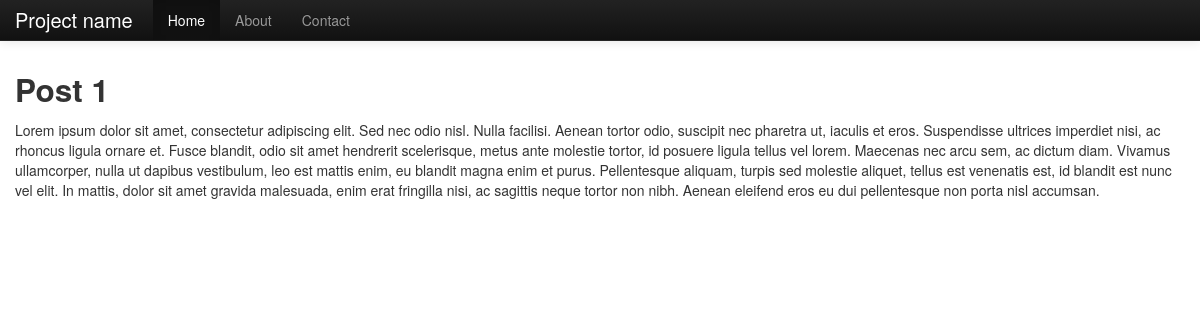
Screenshot of /viewpost.php?postid=1 with the database file from the repository.
### tables this page shows
CREATE TABLE IF NOT EXISTS `posts` (
  `post_id` int(11) NOT NULL AUTO_INCREMENT,
  `post_title` varchar(255) NOT NULL,
  `post_content` text NOT NULL,
  PRIMARY KEY (`post_id`)
);

### viewpost.php (the view)
<?php
include("template-top.php");
$postid = $_GET['postid'];
$sql = "SELECT * FROM posts WHERE post_id = $postid";
$result = mysql_query($sql);
$post = mysql_fetch_array($result);
$title = $post['post_title'];
$content = $post['post_content'];
echo "<h2>$title</h2>";
echo $content;
include("template-bottom.php");
?>

### template-top.php (style rules this page uses)
body { padding-top: 60px; }

### rows the page displays
posts: post_title "Post 1", post_content "Lorem ipsum dolor sit amet, consectetur adipiscing elit. Sed nec odio nisl. Nulla facilisi. Aenean tortor odio, suscipit nec pharetra ut, iaculis et eros. Suspendisse ultrices imperdiet nisi, ac rhoncus ligula ornare et. Fusce blandit, odio sit amet hendrerit scelerisque, metus ante molestie tortor, id posuere ligula tellus vel lorem. Maecenas nec arcu sem, ac dictum diam. Vivamus ullamcorper, nulla ut dapibus vestibulum, leo est mattis enim, eu blandit magna enim et purus. Pellentesque aliquam, turpis sed molestie aliquet, tellus est venenatis est, id blandit est nunc vel elit. In mattis, dolor sit amet gravida malesuada, enim erat fringilla nisi, ac sagittis neque tortor non nibh. Aenean…"
